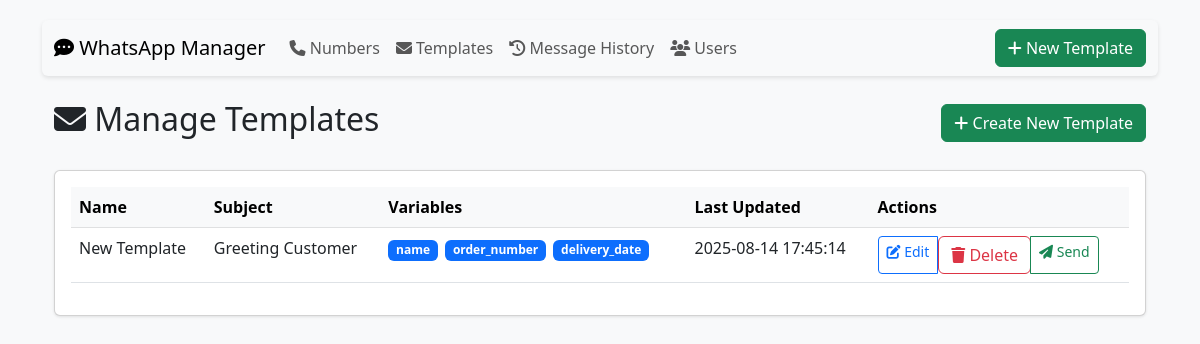
The page /templates on the database as committed earlier.
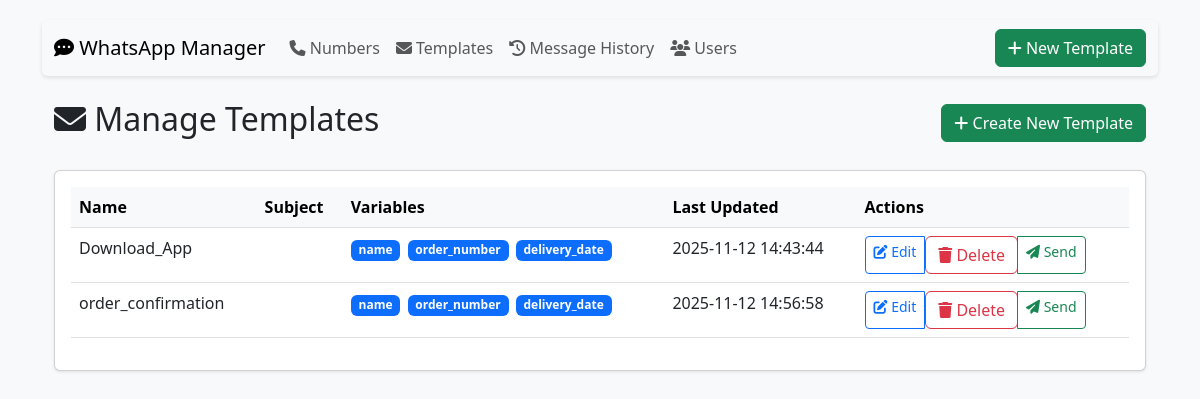
The same page on the database as committed later.
### tables this page shows
CREATE TABLE templates (
                id INTEGER PRIMARY KEY AUTOINCREMENT,
                name TEXT UNIQUE,
                subject TEXT,
                body TEXT,
                has_image BOOLEAN DEFAULT FALSE,
                template_image_path TEXT,
                created_at TEXT DEFAULT CURRENT_TIMESTAMP,
                updated_at TEXT DEFAULT CURRENT_TIMESTAMP
            );

### app.py (the view, shortened to what this page needs)
@app.route('/templates', methods=['GET', 'POST'])
def manage_templates():
    templates = get_all_templates()
    return render_template('manage_templates.html', templates=templates)

### app.py (called while the page is built)
@app.context_processor
def utility_processor():
    return dict(get_template_variables=get_template_variables)

def get_template_variables(template_body):
    return re.findall(r'{{\s*(\w+)\s*}}', template_body)

def get_all_templates():
    with sqlite3.connect('database.db') as conn:
        conn.row_factory = sqlite3.Row
        cursor = conn.execute('SELECT * FROM templates ORDER BY name')
        return cursor.fetchall()

### templates/manage_templates.html
{% extends "base.html" %}
{% block content %}
<div class="container mt-4">
    <div class="d-flex justify-content-between align-items-center mb-4">
        <h2><i class="fas fa-envelope"></i> Manage Templates</h2>
        <a href="{{ url_for('create_template') }}" class="btn btn-success">
            <i class="fas fa-plus"></i> Create New Template
        </a>
    </div>
    <div class="card">
        <div class="card-body">
            {% if templates %}
            <div class="table-responsive">
                <table class="table table-hover">
                    <thead class="table-light">
                        <tr>
                            <th>Name</th>
                            <th>Subject</th>
                            <th>Variables</th>
                            <th>Last Updated</th>
                            <th>Actions</th>
                        </tr>
                    </thead>
                    <tbody>
                        {% for template in templates %}
                        <tr>
                            <td>{{ template['name'] }}</td>
                            <td>{{ template['subject'] }}</td>
                            <td>
                                {% set vars = get_template_variables(template['body']) %}
                                {% for var in vars %}
                                    <span class="badge bg-primary">{{ var }}</span>
                                {% endfor %}
                            </td>
                            <td>{{ template['updated_at'] }}</td>
                            <td>
                                <div class="btn-group btn-group-sm">
                                    <a href="{{ url_for('edit_template', template_id=template['id']) }}"
                                       class="btn btn-outline-primary">
                                        <i class="fas fa-edit"></i> Edit
                                    </a>
                                    <form method="POST" action="{{ url_for('delete_template', template_id=template['id']) }}"
                                          onsubmit="return confirm('Are you sure you want to delete this template?');">
                                        <button type="submit" class="btn btn-outline-danger">
                                            <i class="fas fa-trash"></i> Delete
                                        </button>
                                    </form>
                                    <a href="{{ url_for('send_template', template_id=template['id']) }}"
                                       class="btn btn-outline-success">
                                        <i class="fas fa-paper-plane"></i> Send
                                    </a>
                                </div>
                            </td>
                        </tr>
                        {% endfor %}
                    </tbody>
                </table>
            </div>
            {% else %}
            <div class="alert alert-info">
                <i class="fas fa-info-circle"></i> No templates found. Create one to get started!
            </div>
            {% endif %}
        </div>
    </div>
</div>
{% endblock %}

Rows that differ between the two databases and show on the page:
removed templates: name "New Template", subject "Greeting Customer", vars "name" "order_number" "delivery_date", updated_at "2025-08-14 17:45:14"
added templates: name "Download_App", vars "name" "order_number" "delivery_date", updated_at "2025-11-12 14:43:44"
added templates: name "order_confirmation", vars "name" "order_number" "delivery_date", updated_at "2025-11-12 14:56:58"
